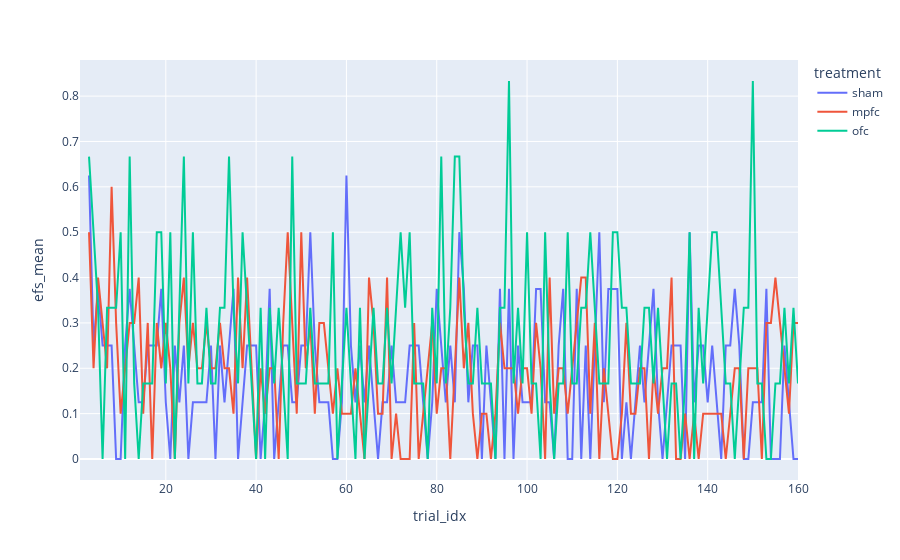

The cell this chart's notebook holds for it:
### Code cell
fig = px.line(efs_by_trt_trial, x="trial_idx", y="efs_mean", color="treatment", category_orders=cat)
fig.write_image(export_path + "/raw_efs_trace.svg")
fig

### Figure 1 — Plotly figure (JSON) as saved in the notebook; plotly's stock layout.template omitted (floating-point values rounded to 4 significant figures; data arrays with more than 128 entries replaced by an {"elided": "..."} marker saying what was removed)
{"data": [{"hovertemplate": "treatment=sham<br>trial_idx=%{x}<br>efs_mean=%{y}<extra></extra>", "legendgroup": "sham", "line": {"color": "#636efa", "dash": "solid"}, "marker": {"symbol": "circle"}, "mode": "lines", "name": "sham", "orientation": "v", "showlegend": true, "type": "scatter", "x": {"elided": "160 int values"}, "xaxis": "x", "y": {"elided": "160 float values"}, "yaxis": "y"}, {"hovertemplate": "treatment=mpfc<br>trial_idx=%{x}<br>efs_mean=%{y}<extra></extra>", "legendgroup": "mpfc", "line": {"color": "#EF553B", "dash": "solid"}, "marker": {"symbol": "circle"}, "mode": "lines", "name": "mpfc", "orientation": "v", "showlegend": true, "type": "scatter", "x": {"elided": "160 int values"}, "xaxis": "x", "y": {"elided": "160 float values"}, "yaxis": "y"}, {"hovertemplate": "treatment=ofc<br>trial_idx=%{x}<br>efs_mean=%{y}<extra></extra>", "legendgroup": "ofc", "line": {"color": "#00cc96", "dash": "solid"}, "marker": {"symbol": "circle"}, "mode": "lines", "name": "ofc", "orientation": "v", "showlegend": true, "type": "scatter", "x": {"elided": "160 int values"}, "xaxis": "x", "y": {"elided": "160 float values"}, "yaxis": "y"}], "layout": {"legend": {"title": {"text": "treatment"}, "tracegroupgap": 0}, "margin": {"t": 60}, "xaxis": {"anchor": "y", "domain": [0, 1], "title": {"text": "trial_idx"}}, "yaxis": {"anchor": "x", "domain": [0, 1], "title": {"text": "efs_mean"}}}}
